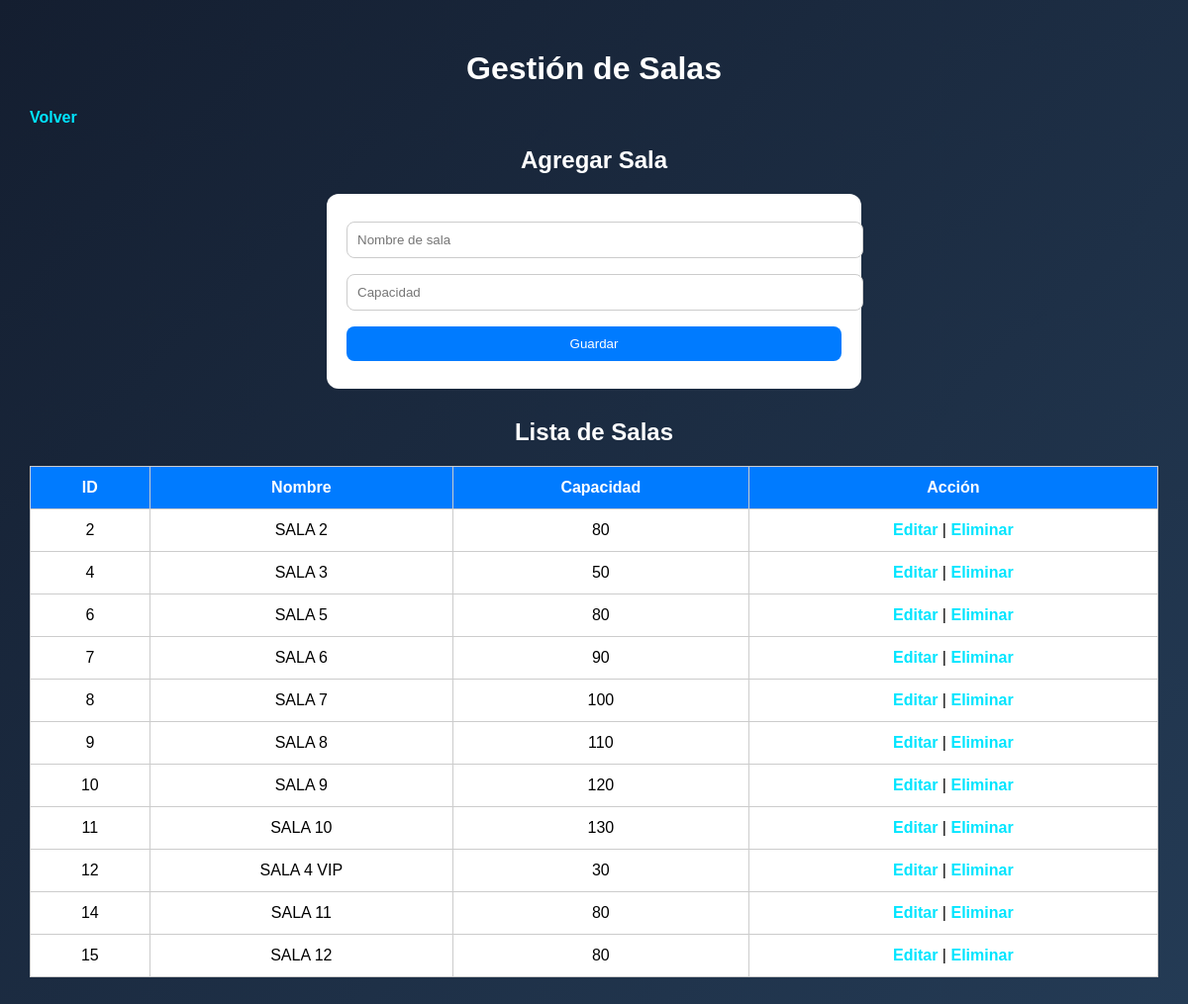
/salas/index.php (signed in), run on the app's committed database.
### tables this page shows
CREATE TABLE `salas` (
  `id` int(11) NOT NULL,
  `nombre` varchar(50) DEFAULT NULL,
  `capacidad` int(11) DEFAULT NULL
);

### salas/index.php (the view, shortened to what this page needs)
<?php
include("../conexion.php");
$resultado = $conexion->query("SELECT * FROM salas");
?>
<!DOCTYPE html>
<html lang="es">
<head>
<link rel="stylesheet" href="../estilos.css">
</head>
<body>
<h1>Gestión de Salas</h1>
<a href="../dashboard.php">Volver</a>
<h2>Agregar Sala</h2>
<form method="POST" onsubmit="return validarSala()">
<input type="text" name="nombre" id="nombre" placeholder="Nombre de sala" required>
<input type="number" name="capacidad" id="capacidad" placeholder="Capacidad" required>
<button type="submit" name="guardar">Guardar</button>
</form>
<h2>Lista de Salas</h2>
<table border="1">
<tr>
<th>ID</th>
<th>Nombre</th>
<th>Capacidad</th>
<th>Acción</th>
</tr>
<?php while($fila = $resultado->fetch_assoc()){ ?>
<tr>
<td><?php echo $fila['id']; ?></td>
<td><?php echo $fila['nombre']; ?></td>
<td><?php echo $fila['capacidad']; ?></td>
<td>
   <a href="editar_sala.php?id=<?php echo $fila['id']; ?>">
      Editar
   </a>
   |
   <a href="index.php?eliminar=<?php echo $fila['id']; ?>"
      onclick="return confirm('¿Seguro que deseas eliminar esta sala?')">
      Eliminar
   </a>
</td>
</tr>
<?php } ?>
</table>
</body>
</html>

### estilos.css (style rules this page uses)
body { font-family: Arial, sans-serif; background: linear-gradient(135deg,#141e30,#243b55); color:white; margin:0; padding:30px; }
h1,h2 { text-align:center; }
a { color:#00e5ff; text-decoration:none; font-weight:bold; }
form { background:white; color:black; padding:20px; border-radius:12px; max-width:500px; margin:auto; margin-bottom:30px; }
input,select,button { width:100%; padding:10px; margin:8px 0; border-radius:8px; border:1px solid #ccc; }
button { background:#007bff; color:white; border:none; cursor:pointer; }
table { width:100%; background:white; color:black; border-collapse:collapse; }
th,td { padding:12px; border:1px solid #ccc; text-align:center; }
th { background:#007bff; color:white; }

### data on the page
salas: id "2", nombre "SALA 2", capacidad "80"
salas: id "4", nombre "SALA 3", capacidad "50"
salas: id "6", nombre "SALA 5", capacidad "80"
salas: id "7", nombre "SALA 6", capacidad "90"
salas: id "8", nombre "SALA 7", capacidad "100"
salas: id "9", nombre "SALA 8", capacidad "110"
salas: id "10", nombre "SALA 9", capacidad "120"
salas: id "11", nombre "SALA 10", capacidad "130"
salas: id "12", nombre "SALA 4 VIP", capacidad "30"
salas: id "14", nombre "SALA 11", capacidad "80"
salas: id "15", nombre "SALA 12", capacidad "80"
